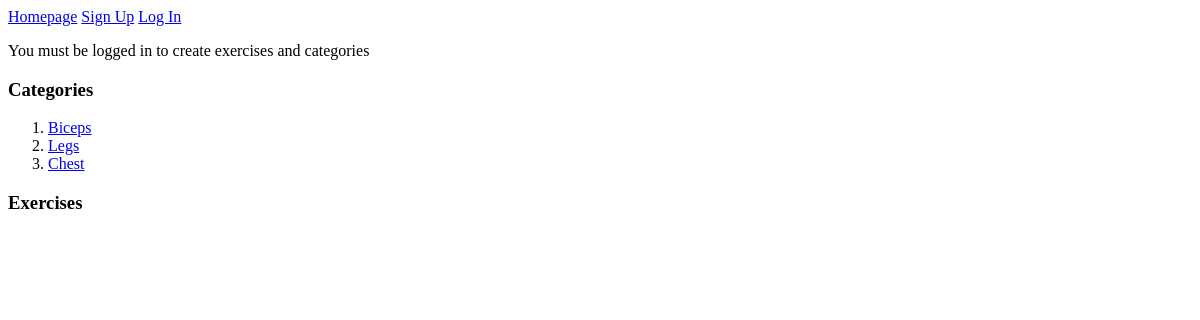
The app's page /, older data.
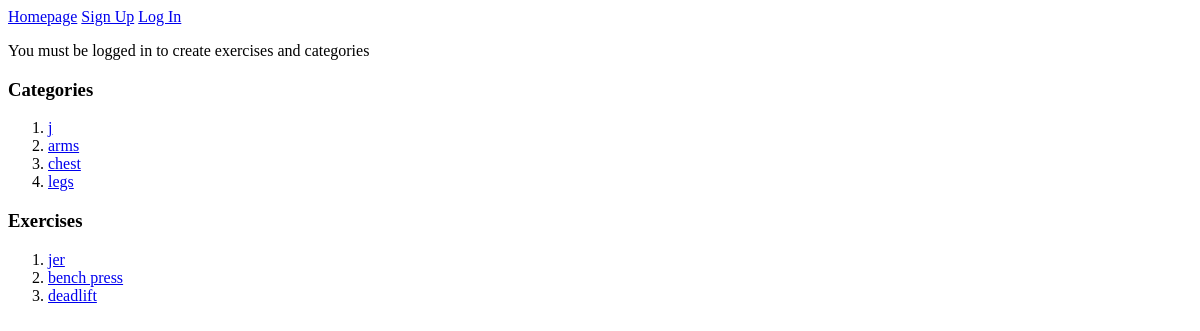
The same page, newer data.
### exercise_app/models.py (models this page shows, shortened)
class Category(db.Model):
    id = db.Column(db.Integer, primary_key = True)
    name = db.Column(db.String(80), nullable = False)
    exercises = db.relationship('Exercise', back_populates='category')

class Exercise(db.Model):
    id = db.Column(db.Integer, primary_key = True)
    name = db.Column(db.String(80), nullable = False)
    description = db.Column(db.String(300), nullable = False)
    category_id = db.Column(db.Integer, db.ForeignKey('category.id'), nullable = False)
    category = db.relationship('Category', back_populates='exercises')
    favorited_by = db.relationship('User', secondary='favorite_exercises_table', back_populates='favorite_exercises')

### exercise_app/main/routes.py (the view)
@main.route('/')
def homepage():
    all_categories = Category.query.all()
    all_exercises = Exercise.query.all()
    return render_template('homepage.html', all_categories=all_categories, all_exercises=all_exercises)

### exercise_app/templates/homepage.html
{% extends 'base.html' %}
{% block content %}
<h3>Categories</h3>
<ol>
    {% for category in all_categories %}
    <li><a href="/category/{{ category.id }}">{{ category.name }}</a></li>
    {% endfor %}
</ol>
<h3>Exercises</h3>
<ol>
    {% for exercise in all_exercises %}
    <li><a href="/exercise/{{ exercise.id }}">{{ exercise.name }}</a></li>
    {% endfor %}
</ol>
{% endblock %}

Row changes from the older to the newer data that the page shows:
changed Category (number 1 of 4 on the later page): name "Biceps" → "j"
changed Category: name "Legs" → "arms"
changed Category: name "Chest" → "chest"
added Category: name "legs"
added Exercise: name "jer"
added Exercise: name "bench press"
added Exercise: name "deadlift"
